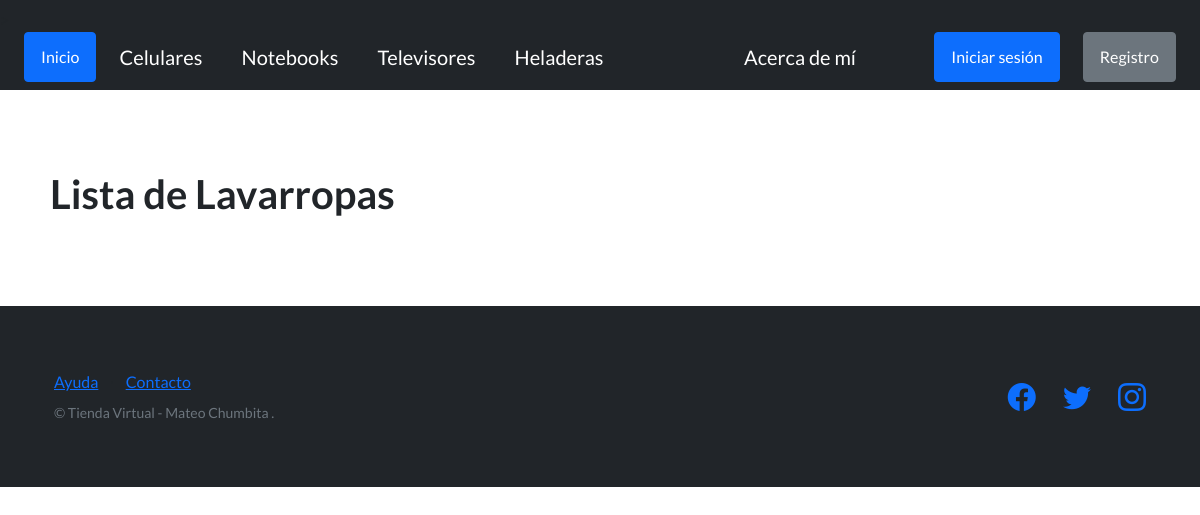
The page /product/lavarropas/ on the database as committed earlier.
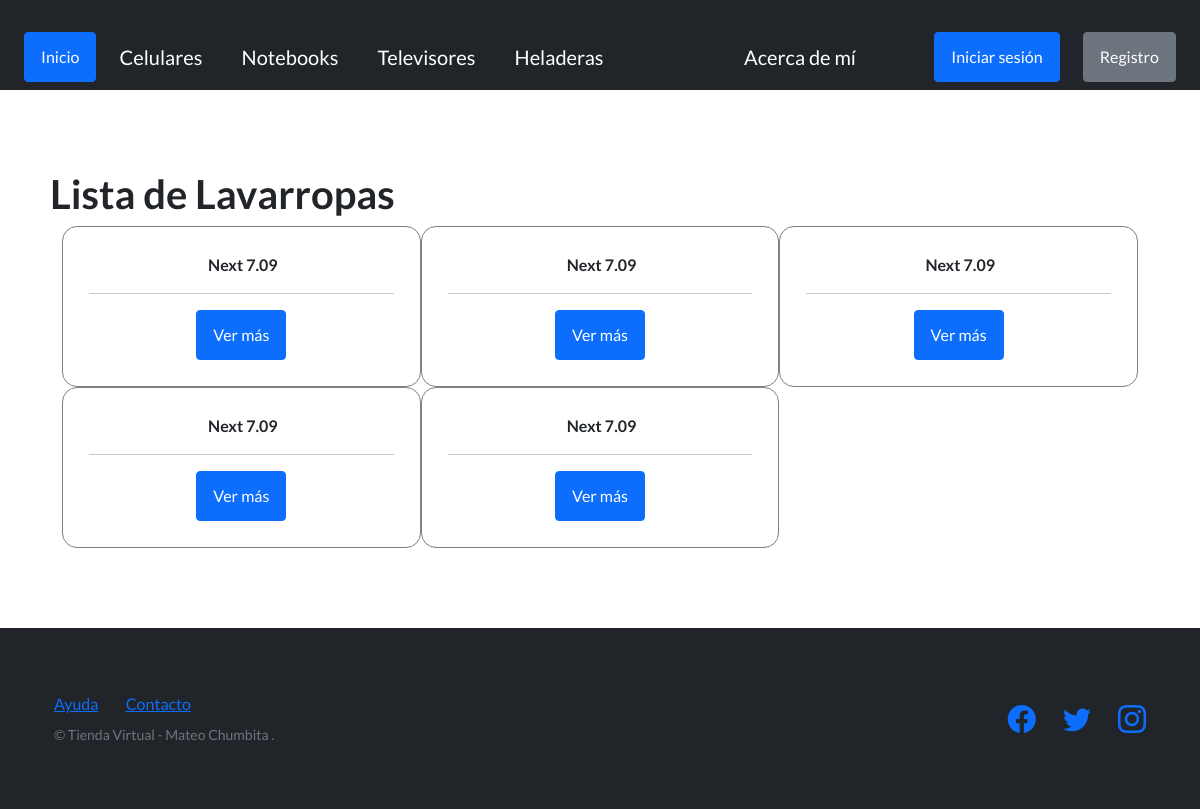
The same page on the database as committed later.
### product/models.py (models this page shows, shortened)
class Lavarropa(models.Model):
    usuario = models.ForeignKey(to=User, on_delete=models.CASCADE, null=True, blank=True)
    titulo = models.CharField(max_length=200)
    marca = models.CharField(max_length=40)
    modelo = models.CharField(max_length=40)
    descripcion = models.TextField(null=True, blank=True)
    year = models.IntegerField()
    precio = models.DecimalField(max_digits=10, decimal_places=2)
    fecha = models.DateTimeField(auto_now_add=True)
    telefono = models.IntegerField()
    email = models.EmailField()
    imagen = models.ImageField(null=True, blank=True, upload_to="imagen_lavarropa")

### product/views.py (the view)
# urls.py: path('lavarropas/', lavarropa, name='lavarropas'),
def lavarropa(request):
    contexto = {
        'lavarropas': Lavarropa.objects.all()
    }
    return render(request=request, template_name='product/lavarropas.html',
     context=contexto )

### product/templates/product/lavarropas.html (shortened to what this page needs)
{% extends "usuario/base.html" %}
{% block contenido %}
<h1>Lista de Lavarropas</h1>
<div class="container text-center">
    <div class="row">
            {% for lavarropa in lavarropas %}
            <div class="producto col-sm-4 align-items-center">
                <div class="card-body">
                <span>{{lavarropa.modelo}}</span>
                <hr>
                <a  class="btn btn-primary" href="{% url 'ver_lavarropa' lavarropa.id %}">Ver más</a>
                </div>
            </div>
            {% endfor %}
{% endblock contenido %}

Rows that differ between the two databases and show on the page:
added Lavarropa: modelo "Next 7.09"
added Lavarropa: modelo "Next 7.09"
added Lavarropa: modelo "Next 7.09"
added Lavarropa: modelo "Next 7.09"
added Lavarropa: modelo "Next 7.09"
